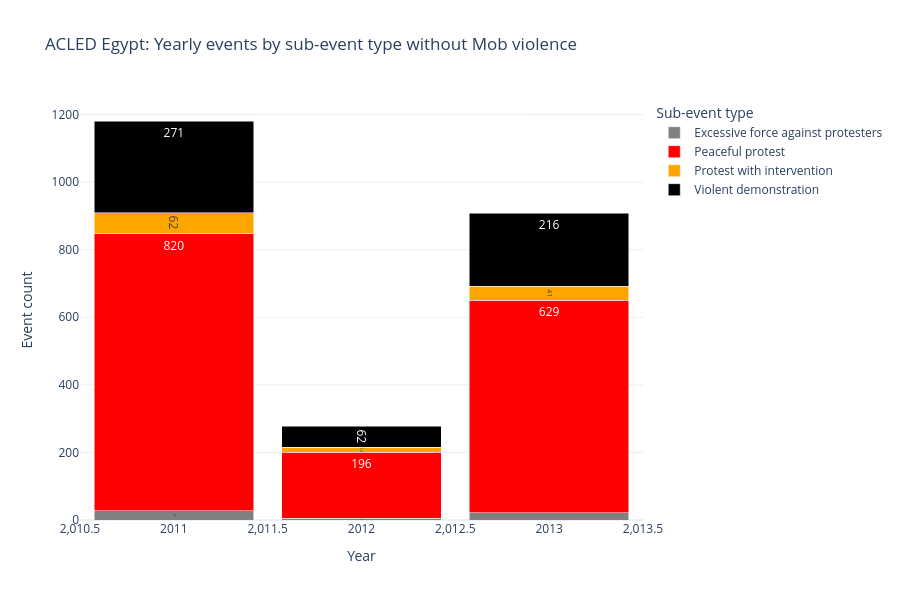

Notebook code for this chart:
### Code cell
import plotly.express as px

# Synthesize the same filtered ACLED data by year instead of month.
df_yearly = df.copy()
df_yearly['event_date'] = pd.to_datetime(df_yearly['event_date'], errors='coerce')
df_yearly = df_yearly[df_yearly['sub_event_type'] != 'Mob violence'].copy()
df_yearly['year'] = df_yearly['event_date'].dt.year

year_order = (
    df_yearly[['year']]
    .dropna()
    .drop_duplicates()
    .sort_values('year')
    ['year']
    .astype(int)
    .tolist()
)

yearly_sub_events = (
    df_yearly.dropna(subset=['year'])
    .groupby(['year', 'sub_event_type'], as_index=False)
    .size()
    .rename(columns={'size': 'count'})
)

yearly_sub_events['year'] = yearly_sub_events['year'].astype(int)

fig_year = px.bar(
    yearly_sub_events,
    x='year',
    y='count',
    color='sub_event_type',
    category_orders={'year': year_order},
    color_discrete_map={
        'Excessive force against protesters': 'gray',
        'Protest with intervention': 'orange',
        'Violent demonstration': 'black',
        'Peaceful protest': 'red',
    },
    title='ACLED Egypt: Yearly events by sub-event type without Mob violence',
    labels={'year': 'Year', 'count': 'Event count', 'sub_event_type': 'Sub-event type'},
    barmode='stack',
    text_auto=True,
)

fig_year.update_layout(
    template='plotly_white',
    xaxis_title='Year',
    yaxis_title='Event count',
    legend_title='Sub-event type',
    bargap=0.15,
    height=600,
)

fig_year.show()

### Figure 1 — Plotly figure (JSON) as saved in the notebook; plotly's stock layout.template omitted (floating-point values rounded to 4 significant figures)
{"data": [{"hovertemplate": "Sub-event type=Excessive force against protesters<br>Year=%{x}<br>Event count=%{y}<extra></extra>", "legendgroup": "Excessive force against protesters", "marker": {"color": "gray", "pattern": {"shape": ""}}, "name": "Excessive force against protesters", "orientation": "v", "showlegend": true, "textposition": "auto", "texttemplate": "%{y}", "type": "bar", "x": [2011, 2012, 2013], "xaxis": "x", "y": [28, 5, 22], "yaxis": "y"}, {"hovertemplate": "Sub-event type=Peaceful protest<br>Year=%{x}<br>Event count=%{y}<extra></extra>", "legendgroup": "Peaceful protest", "marker": {"color": "red", "pattern": {"shape": ""}}, "name": "Peaceful protest", "orientation": "v", "showlegend": true, "textposition": "auto", "texttemplate": "%{y}", "type": "bar", "x": [2011, 2012, 2013], "xaxis": "x", "y": [820, 196, 629], "yaxis": "y"}, {"hovertemplate": "Sub-event type=Protest with intervention<br>Year=%{x}<br>Event count=%{y}<extra></extra>", "legendgroup": "Protest with intervention", "marker": {"color": "orange", "pattern": {"shape": ""}}, "name": "Protest with intervention", "orientation": "v", "showlegend": true, "textposition": "auto", "texttemplate": "%{y}", "type": "bar", "x": [2011, 2012, 2013], "xaxis": "x", "y": [62, 14, 41], "yaxis": "y"}, {"hovertemplate": "Sub-event type=Violent demonstration<br>Year=%{x}<br>Event count=%{y}<extra></extra>", "legendgroup": "Violent demonstration", "marker": {"color": "black", "pattern": {"shape": ""}}, "name": "Violent demonstration", "orientation": "v", "showlegend": true, "textposition": "auto", "texttemplate": "%{y}", "type": "bar", "x": [2011, 2012, 2013], "xaxis": "x", "y": [271, 62, 216], "yaxis": "y"}], "layout": {"bargap": 0.15, "barmode": "stack", "height": 600, "legend": {"title": {"text": "Sub-event type"}, "tracegroupgap": 0}, "title": {"text": "ACLED Egypt: Yearly events by sub-event type without Mob violence"}, "xaxis": {"anchor": "y", "categoryarray": [2011, 2012, 2013], "categoryorder": "array", "domain": [0, 1], "title": {"text": "Year"}}, "yaxis": {"anchor": "x", "domain": [0, 1], "title": {"text": "Event count"}}}}
